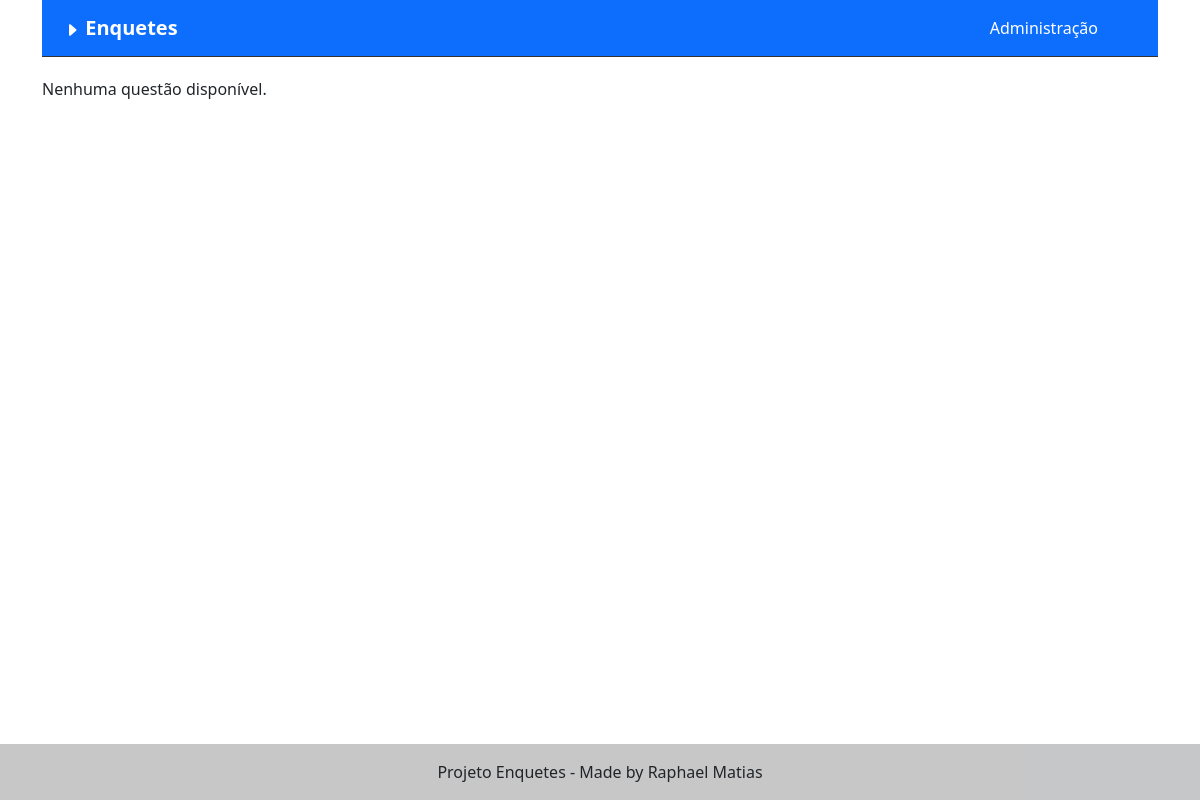
The app's page /, older data.
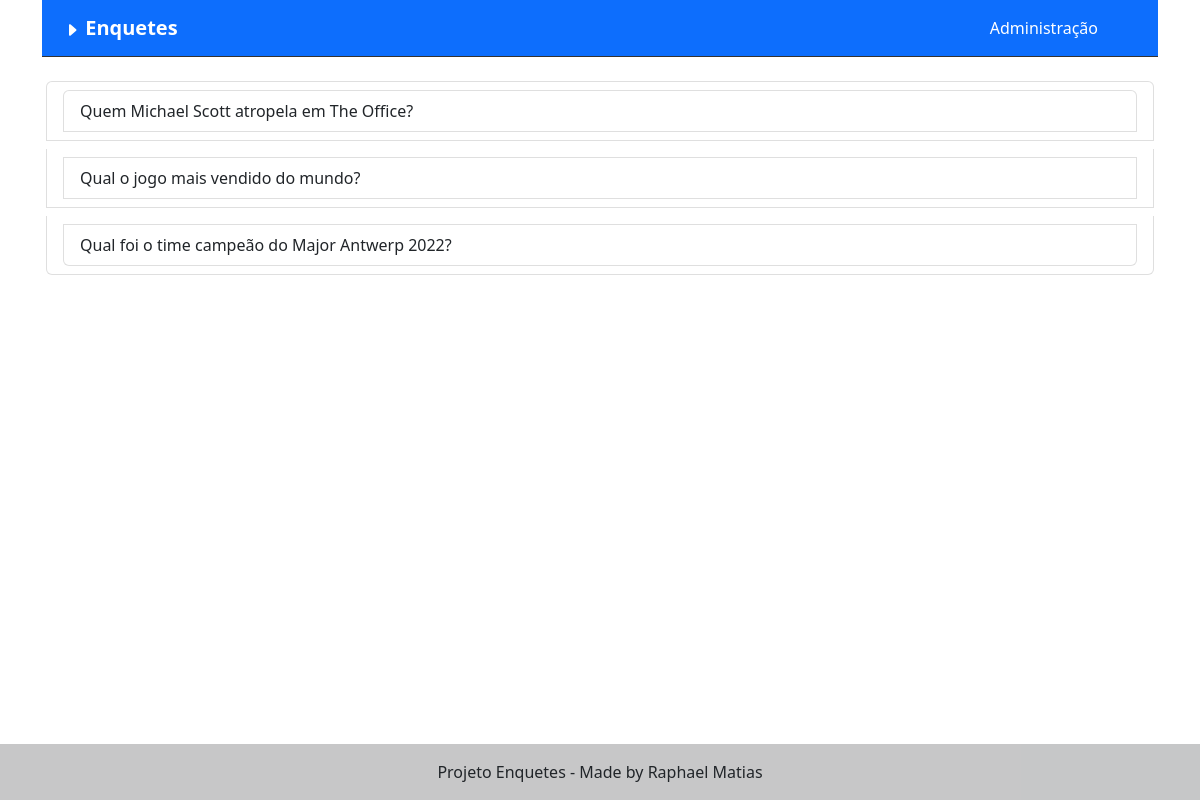
The same page, newer data.
### enquetes/models.py (models this page shows, shortened)
class Question(models.Model):
    question_text = models.CharField(max_length=200)
    pub_date = models.DateTimeField('Data de publicação')

### enquetes/views.py (the view)
# urls.py: path('', views.IndexView.as_view(), name='index'),
class IndexView(generic.ListView):
    template_name = 'enquetes/index.html'
    context_object_name = 'latest_question_list'
    def get_queryset(self):
        return Question.objects.filter(pub_date__lte=timezone.now()
        ).order_by('-pub_date')[:25]

### enquetes/templates/enquetes/index.html (shortened to what this page needs)
{% extends 'base.html' %}
{% block content %}
    {% if latest_question_list %}
    <ul class="list-group">
        {% for question in latest_question_list %}
        <li class="list-group-item m-1">
            <a class"question" class="list-group-item list-group-item-action" href="/enquetes/{{question.id}}/">{{question.question_text}} </a>
        </li>
        {% endfor %}
    </ul>
    {% else %}
        <p>Nenhuma questão disponível.</p>
    {% endif %}
{% endblock content %}

Row changes from the older to the newer data that the page shows:
added Question: question_text "Quem Michael Scott atropela em The Office?"
added Question: question_text "Qual o jogo mais vendido do mundo?"
added Question: question_text "Qual foi o time campeão do Major Antwerp 2022?"
Text that changed along with them:
text no longer shown: "Nenhuma questão disponível."
